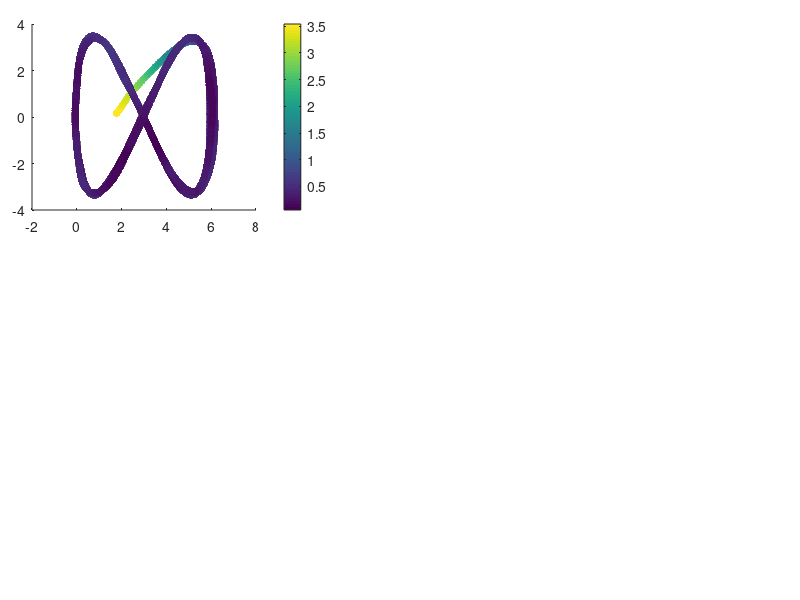

Write the MATLAB code that produced this figure. (Note: this script raises an error after producing the figure.)
% Clean variables
clc, clear all, close all;
 
% Clean variables
clc, clear all, close all;
 
% Load variables of the system
load("T_MinNorma_UAV_Real.mat")

% Change variable size
h = h(:, 1:end-1);
h_p = h_p(:, 1:end-1);
v = v(:, 1:end-1);

% Time definition 
t = t;

% Error definition
for k = 1:length(t)
    error_vector = hd(1:3, k)-h(1:3, k);
    error_kinematic(k) = norm(error_vector,2);
end
% Figure propert%% Figures
lw = 1; % linewidth 1
lwV = 2; % linewidth 2
fontsizeLabel = 11; %11
fontsizeLegend = 11;
fontsizeTicks = 11;
fontsizeTitel = 11;
sizeX = 1300; % size figure
sizeY = 750; % size figure

% color propreties
c1 = [80, 81, 79]/255;
c2 = [244, 213, 141]/255;
c3 = [242, 95, 92]/255;
c4 = [112, 141, 129]/255;

C18 = [0 0 0];
c5 = [130, 37, 37]/255;
c6 = [205, 167, 37]/255;
c7 = [81, 115, 180]/255;

C1 = [246 170 141]/255;
C2 = [51 187 238]/255;
C3 = [0 153 136]/255;
C4 = [238 119 51]/255;
C5 = [204 51 17]/255;
C6 = [238 51 119]/255;
C7 = [187 187 187]/255;
C8 = [80 80 80]/255;
C9 = [140 140 140]/255;
C10 = [0 128 255]/255;
C11 = [234 52 89]/255;
C12 = [39 124 252]/255;
C13 = [40 122 125]/255;
%C14 = [86 215 219]/255;
C14 = [252 94 158]/255;
C15 = [244 171 39]/255;
C16 = [100 121 162]/255;
C17 = [255 0 0]/255;
%% New color slection

figure('Position', [500 500 sizeX sizeY])
set(gcf, 'Position', [500 500 sizeX sizeY]);
fig1_comps.fig = gcf;

% Figure 1
axes('Position',[0.04 0.65 .35 .31]);
%% Colorbar
scatter(h(1, :),h(2, :),30,error_kinematic,'filled','MarkerFaceAlpha',0.7);
c = colorbar;
c.Label.Interpreter = 'latex';
c.Label.String = '$\textrm{Error}~||\tilde{\mathbf{\eta}}||$';

set(c,'TickLabelInterpreter','latex')

%% Desired Trajectory
hd_plot = line(hd(1,:),hd(2,:));
set(hd_plot, 'LineStyle', '--', 'Color', C8, 'LineWidth', 1.2*lw)

%% Real Trajectory
h_plot = line(h(1,:),h(2,:));
set(h_plot, 'LineStyle', '-', 'Color', C18, 'LineWidth', 1.2*lw)

%% Title of the image
hTitle_1 = title({'$\textrm{(a)}$'},'fontsize',14,'interpreter','latex','Color',C18);
%hXLabel_1 = xlabel('$x~[m]$','fontsize',9,'interpreter','latex', 'Color',C18);
hYLabel_1 = ylabel('$y~[m]$','fontsize',9,'interpreter','latex', 'Color',C18);

%% Legend nomeclature
hLegend_1 = legend([hd_plot, h_plot],{'$\mathbf{\eta}_d$','$\mathbf{\eta}$'},'fontsize',12,'interpreter','latex','Color',[255 255 255]/255,'Location','best','NumColumns',1,'TextColor','black');
set(gca,'ticklabelinterpreter','latex',...
        'fontsize',1.3*fontsizeTicks)
% Figure properties
ax_1 = gca;
ax_1.Box = 'on';
ax_1.BoxStyle = 'full';
ax_1.TickLength = [0.005;0.005];
ax_1.TickDirMode = 'auto';
ax_1.YMinorTick = 'on';
ax_1.XMinorTick = 'on';
ax_1.XTickLabel = [];
ax_1.XMinorGrid = 'on';
ax_1.YMinorGrid = 'on';
%ax_2.MinorGridColor = '#8f8f8f';
ax_1.MinorGridAlpha = 0.15;
ax_1.LineWidth = 0.8;
ax_1.XLim = [min(h(1,:))-0.2 max(h(1,:))+0.2];
ax_1.YLim = [min(h(2,:))-0.2 max(h(2,:))+0.2];

% Figure 2
axes('Position',[0.04 0.28 .35 .31]);
%% Colorbar
scatter(h(1, :),h(3, :),30,error_kinematic,'filled','MarkerFaceAlpha',0.7);
c = colorbar;
c.Label.Interpreter = 'latex';
c.Label.String = '$\textrm{Error}~||\tilde{\mathbf{\eta}}||$';

set(c,'TickLabelInterpreter','latex')

%% Desired Trajectory
hd_plot_2 = line(hd(1,:),hd(3,:));
set(hd_plot_2, 'LineStyle', '--', 'Color', C8, 'LineWidth', 1.2*lw)

%% Real Trajectory
h_plot_2 = line(h(1,:),h(3,:));
set(h_plot_2, 'LineStyle', '-', 'Color', C18, 'LineWidth', 1.2*lw)

%% Title of the image
hTitle_2 = title({'$\textrm{(b)}$'},'fontsize',14,'interpreter','latex','Color',C18);
hXLabel_2 = xlabel('$x~[m]$','fontsize',9,'interpreter','latex', 'Color',C18);
hYLabel_2 = ylabel('$z~[m]$','fontsize',9,'interpreter','latex', 'Color',C18);

%% Legend nomeclature
hLegend_2 = legend([hd_plot_2, h_plot_2],{'$\mathbf{\eta}_d$','$\mathbf{\eta}$'},'fontsize',12,'interpreter','latex','Color',[255 255 255]/255,'Location','best','NumColumns',1,'TextColor','black');
set(gca,'ticklabelinterpreter','latex',...
        'fontsize',1.3*fontsizeTicks)
% Figure properties
ax_2 = gca;
ax_2.Box = 'on';
ax_2.BoxStyle = 'full';
ax_2.TickLength = [0.005;0.005];
ax_2.TickDirMode = 'auto';
ax_2.YMinorTick = 'on';
ax_2.XMinorTick = 'on';
%ax_2.XTickLabel = [];
ax_2.XMinorGrid = 'on';
ax_2.YMinorGrid = 'on';
%ax_2.MinorGridColor = '#8f8f8f';
ax_2.MinorGridAlpha = 0.15;
ax_2.LineWidth = 0.8;
ax_2.XLim = [min(h(1,:))-0.2 max(h(1,:))+0.2];
ax_2.YLim = [min(h(3,:))-0.2 max(h(3,:))+0.2];

axes('Position',[0.45 0.65 .54 .31]);
%% Data generation
error_x_plot = line(t,hd(1,:)-h(1,:));
set(error_x_plot, 'LineStyle', '-', 'Color', C5, 'LineWidth', 1.1*lw);
error_y_plot = line(t,hd(2,:)-h(2,:));
set(error_y_plot, 'LineStyle', '-', 'Color', C3, 'LineWidth', 1.1*lw);
error_z_plot = line(t,hd(3,:)-h(3,:));
set(error_z_plot, 'LineStyle', '-', 'Color', c7, 'LineWidth', 1.1*lw);

% fig1_comps.p1 = ul_plot;
%% Title of the image
hTitle_3 = title({'$\textrm{(c)}$'},'fontsize',14,'interpreter','latex','Color',C18);
%xlabel('$\textrm{Time}[s]$','fontsize',10,'interpreter','latex','Color',C18);
ylabel('$\textrm{Control Error}~[m]$','fontsize',10,'interpreter','latex', 'Color',C18);

%% Legend nomeclature
hLegend_3 = legend([error_x_plot,error_y_plot, error_z_plot],{'$\tilde{\mathbf{\eta}}_x$','$\tilde{\mathbf{\eta}}_y$','$\tilde{\mathbf{\eta}}_z$'},'fontsize',12,'interpreter','latex','Color',[255 255 255]/255,'Location','best','NumColumns',1,'TextColor','black');
 set(gca,'ticklabelinterpreter','latex',...
         'fontsize',1.3*fontsizeTicks)
%% Figure properties
ax_3 = gca;
ax_3.Box = 'on';
ax_3.BoxStyle = 'full';
ax_3.TickLength = [0.01;0.01];
ax_3.TickDirMode = 'auto';
ax_3.XTickLabel = [];
ax_3.YMinorTick = 'on';
ax_3.XMinorTick = 'on';
ax_3.XMinorGrid = 'on';
ax_3.YMinorGrid = 'on';
%ax_1.MinorGridColor = '#8f8f8f';
ax_3.MinorGridAlpha = 0.15;
ax_3.LineWidth = 0.8;
ax_3.XLim = [0 t(end)];

%% Zoom Plot
axes('Position',[0.70 0.85 .2 .1]);
index_zoom_1 = (t>=20) & (t<=30);
error_x_plot_zoom = line(t(index_zoom_1),hd(1,(index_zoom_1))-h(1,(index_zoom_1)));
error_y_plot_zoom = line(t(index_zoom_1),hd(2,(index_zoom_1))-h(2,(index_zoom_1)));
error_z_plot_zoom = line(t(index_zoom_1),hd(3,(index_zoom_1))-h(3,(index_zoom_1)));

set(error_x_plot_zoom, 'LineStyle', '-', 'Color', C5, 'LineWidth', lw*0.8);
set(error_y_plot_zoom, 'LineStyle', '-', 'Color', C3, 'LineWidth', lw*0.8);
set(error_z_plot_zoom, 'LineStyle', '-', 'Color', c7, 'LineWidth', lw*0.8);

set(gca,'ticklabelinterpreter','latex',...
         'fontsize',fontsizeTicks*0.5)
ax_1_zoom = gca;
ax_1_zoom.Box = 'on';
ax_1_zoom.BoxStyle = 'full';
ax_1_zoom.TickLength = [0.01;0.01];
%ax_1_zoom.YLim = [-0.5 0.5];
%ax_1_zoom.YTickLabel = [];
%ax_1_zoom.XTickLabel = [];
ax_1_zoom.TickDirMode = 'manual';
ax_1_zoom.TickDir = 'in';
ax_1_zoom.YMinorTick = 'on';
ax_1_zoom.XMinorTick = 'on';
ax_1_zoom.LineWidth = 0.5;
ax_1_zoom.XMinorGrid = 'on';
ax_1_zoom.YMinorGrid = 'on';
axes('Position',[0.45 0.28 .54 .31]);
%% Data generation
error_vx_plot = line(t,vc(1,:));
set(error_vx_plot, 'LineStyle', '-', 'Color', C7, 'LineWidth', 1.3*lw);
error_vy_plot = line(t,vc(2,:));
set(error_vy_plot, 'LineStyle', '-', 'Color', C14, 'LineWidth', 1.3*lw);
error_vz_plot = line(t,vc(3,:));
set(error_vz_plot, 'LineStyle', '-', 'Color', C15, 'LineWidth', 1.3*lw);

% fig1_comps.p1 = ul_plot;
%% Title of the image
hTitle_4 = title({'$\textrm{(d)}$'},'fontsize',14,'interpreter','latex','Color',C18);
xlabel('$\textrm{Time}[s]$','fontsize',10,'interpreter','latex','Color',C18);
ylabel('$\textrm{Inputs}~[m/s]$','fontsize',10,'interpreter','latex', 'Color',C18);

%% Legend nomeclature
hLegend_4 = legend([error_vx_plot,error_vy_plot, error_vz_plot],{'${\mu}_{l_{c}}$','${\mu}_{m_{c}}$','${\mu}_{n_{c}}$'},'fontsize',12,'interpreter','latex','Color',[255 255 255]/255,'Location','best','NumColumns',1,'TextColor','black');
 set(gca,'ticklabelinterpreter','latex',...
         'fontsize',1.3*fontsizeTicks)
%% Figure properties
ax_4 = gca;
ax_4.Box = 'on';
ax_4.BoxStyle = 'full';
ax_4.TickLength = [0.01;0.01];
ax_4.TickDirMode = 'auto';
ax_4.YMinorTick = 'on';
ax_4.XMinorTick = 'on';
ax_4.XMinorGrid = 'on';
ax_4.YMinorGrid = 'on';
%ax_1.MinorGridColor = '#8f8f8f';
ax_4.MinorGridAlpha = 0.15;
ax_4.LineWidth = 0.8;
ax_4.XLim = [0 t(end)];
% % 
set(gcf, 'Color', 'w'); % Sets axes background
export_fig Kinematics_real_results_b.pdf -q101

%% RMS kineamtics
RMSE_x_kinematic = sqrt(mean((error_vector(1,:)).^2));
RMSE_y_kinematic = sqrt(mean((error_vector(2,:)).^2));
RMSE_z_kinematic = sqrt(mean((error_vector(3,:)).^2));

save("Kinematics_real_rmse.mat","RMSE_x_kinematic", "RMSE_y_kinematic", "RMSE_z_kinematic", "error_kinematic");